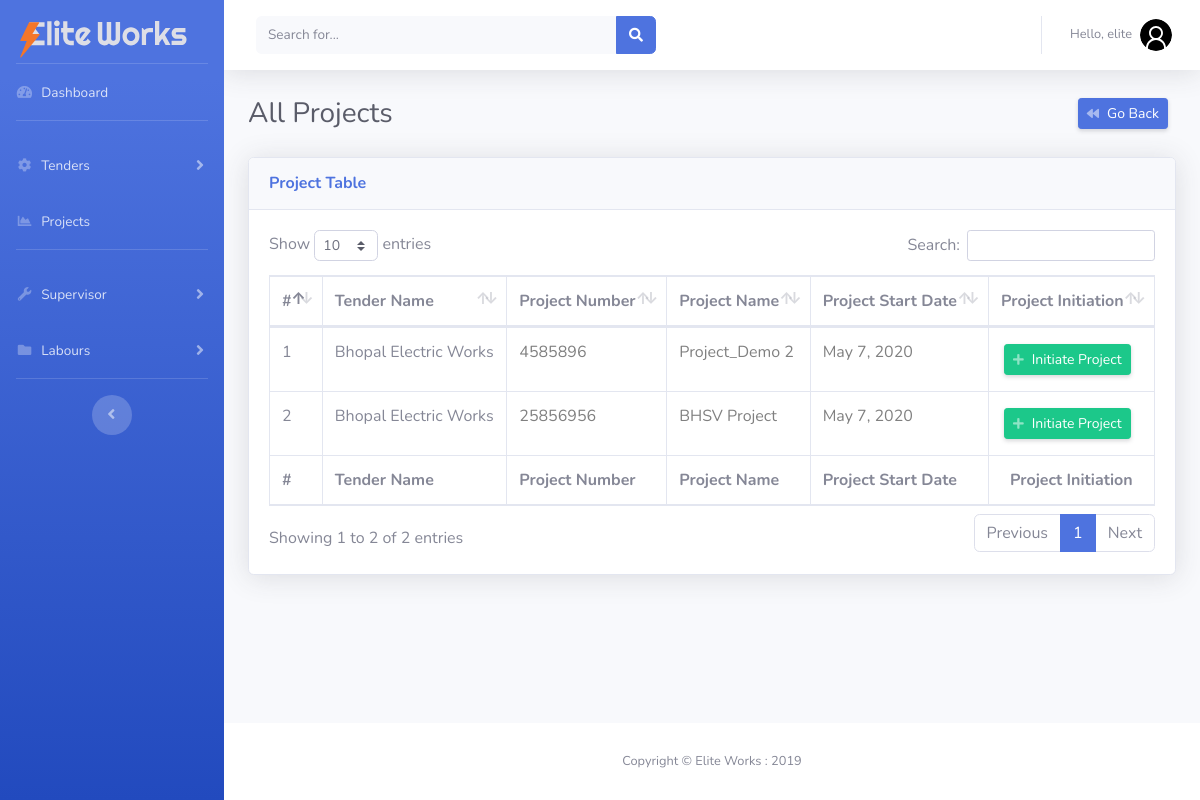
The page /projects/ (signed in) on the database as committed earlier.
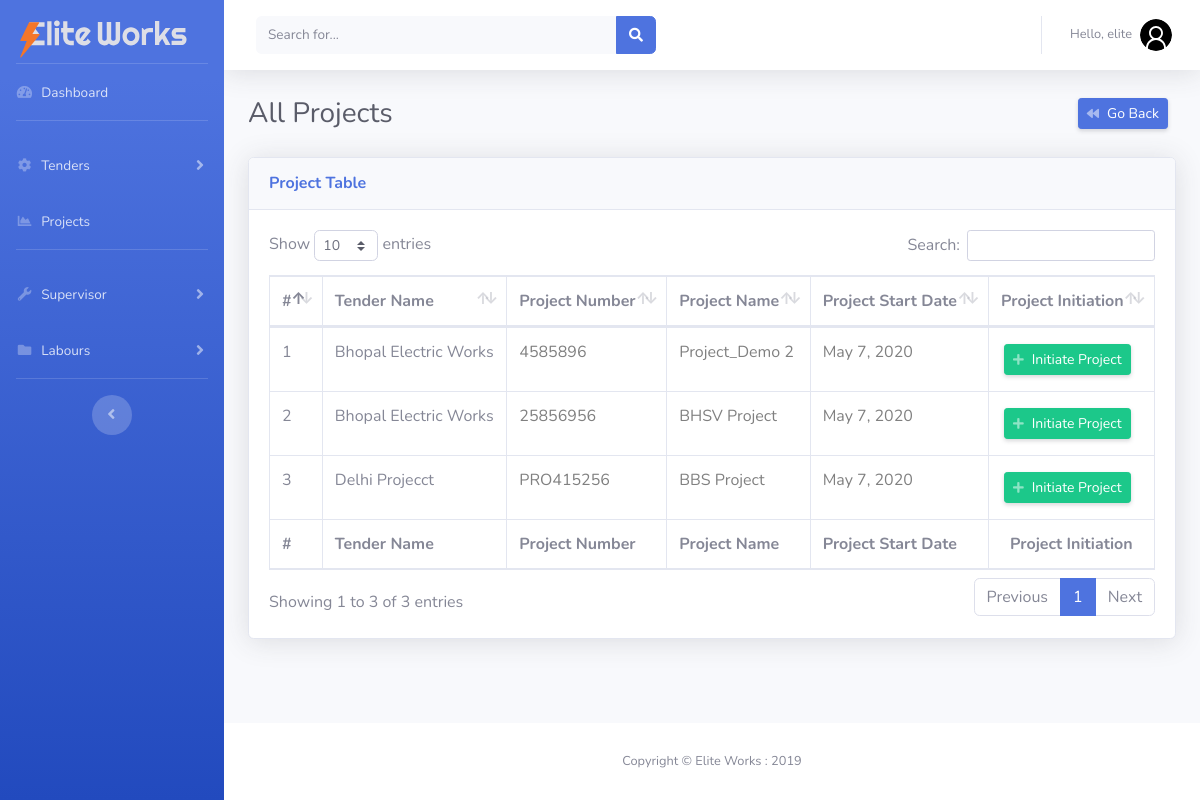
The same page on the database as committed later.
### project/models.py (models this page shows, shortened)
class Projects(models.Model):
    tender = models.ForeignKey(Tender, on_delete=models.CASCADE)
    superviser = models.ForeignKey(
        on_delete=models.CASCADE, to='manpower.SuperVisors', null=True)
    project_number = models.CharField(
        'Project Number', max_length=200, blank=False, null=True)
    project_name = models.CharField(
        'Project Name', max_length=200, blank=False, null=True)
    project_start_date = models.DateField(
        'Project Start Date', default=timezone.now)
    class Meta:
        verbose_name = 'Project'
        verbose_name_plural = 'Project'

class Tender(models.Model):
    Yes = 'Yes'
    No = 'No'
    status = [(Yes, 'Yes'), (No, 'No')]
    uuid_no = models.UUIDField(default=uuid.uuid4, editable=False, unique=True)
    date_created = models.DateTimeField(
        'Creation Date', auto_now_add=True, null=True)
    tender_number = models.CharField('Tender Number / ID', max_length=500)
    tender_name = models.CharField('Tender Name', max_length=500)
    tender_description = models.TextField('Tender Description')
    tender_submission_date = models.DateField(
        'Tender Submission Date', default=timezone.now)
    tender_purchase_reciept = models.FileField('Tender Purchase Reciept')
    tender_confirmation_reciept = models.FileField(
        'Tender Confirmation Reciept')
    physical_submission_date = models.DateField(
        'Physical Submission Date', default=timezone.now)
    tech_bid_opening_date = models.DateField(
        'Technical Bid Opening Date', default=timezone.now)
    bid_status = models.CharField(
        'Bid Status', max_length=10, choices=status, default=No)
    bid_price_opening_date = models.DateField(
        'Bid price opening date', blank=True, default=timezone.now)
    prize_bid = models.CharField('Bid Price', max_length=50)

### manpower/views.py (the view)
# urls.py: path('projects/', views.projects, name='projects'),
@login_required
def projects(request):
    all_projects = Projects.objects.all()
    context = {'all_projects': all_projects}
    return render(request, 'manpower/projects.html', context)

### manpower/templates/manpower/projects.html (shortened to what this page needs)
{% extends 'manpower/base.html' %}
{% load static %}
{% block content %}
<div class="container-fluid">
    <div class="d-sm-flex align-items-center justify-content-between mb-4">
        <h1 class="h3 mb-0 text-gray-800">All Projects</h1>
        <a href="" onclick="history.go(-1)"
            class="d-xs-block my-1 mr-2 px-2 d-sm-inline-block btn btn-sm btn-primary shadow-sm"><i
                class="fas fa-backward fa-sm text-white-50 pr-2"></i>Go Back</a>
    </div>
    <div class="card shadow mb-4">
        <div class="card-header py-3">
            <h6 class="m-0 font-weight-bold text-primary">Project Table</h6>
        </div>
        <div class="card-body">
            <div class="table-responsive">
                <table class="table table-bordered" id="dataTable" width="100%" cellspacing="0">
                    <thead>
                        <tr>
                            <th>#</th>
                            <th>Tender Name</th>
                            <th>Project Number</th>
                            <th>Project Name</th>
                            <th>Project Start Date</th>
                            <th class="text-center">Project Initiation</th>
                        </tr>
                    </thead>
                    <tfoot>
                        <tr>
                            <th>#</th>
                            <th>Tender Name</th>
                            <th>Project Number</th>
                            <th>Project Name</th>
                            <th>Project Start Date</th>
                            <th class="text-center">Project Initiation</th>
                        </tr>
                    </tfoot>
                    <tbody>
                        {% for ap in all_projects  %}
                        <tr>
                            <td>{{forloop.counter}}</td>
                            <td>{{ap.tender.tender_name}}</td>
                            <th>{{ap.project_number}}</th>
                            <th>{{ap.project_name}}</th>
                            <th>{{ap.project_start_date}}</th>
                            <th class="text-center"><a href="{% url 'project_details' ap.id %}"
                                    class="d-xs-block my-1 mr-2 px-2 d-sm-inline-block btn btn-sm btn-success shadow-sm"><i
                                        class="fas fa-plus fa-sm text-white-50 pr-2"></i>Initiate Project</a></th>
                        </tr>
                        {% endfor %}
                    </tbody>
                </table>
            </div>
        </div>
    </div>
</div>
{% endblock content %}

Rows that differ between the two databases and show on the page:
added Projects: tender.tender_name "Delhi Projecct", project_number "PRO415256", project_name "BBS Project", project_start_date "May 7, 2020"
Other text that changed with them:
text written by a page script: "Show entries Search: Showing 1 to 2 of 2 entries Previous 1 Next" → "Show entries Search: Showing 1 to 3 of 3 entries Previous 1 Next"
